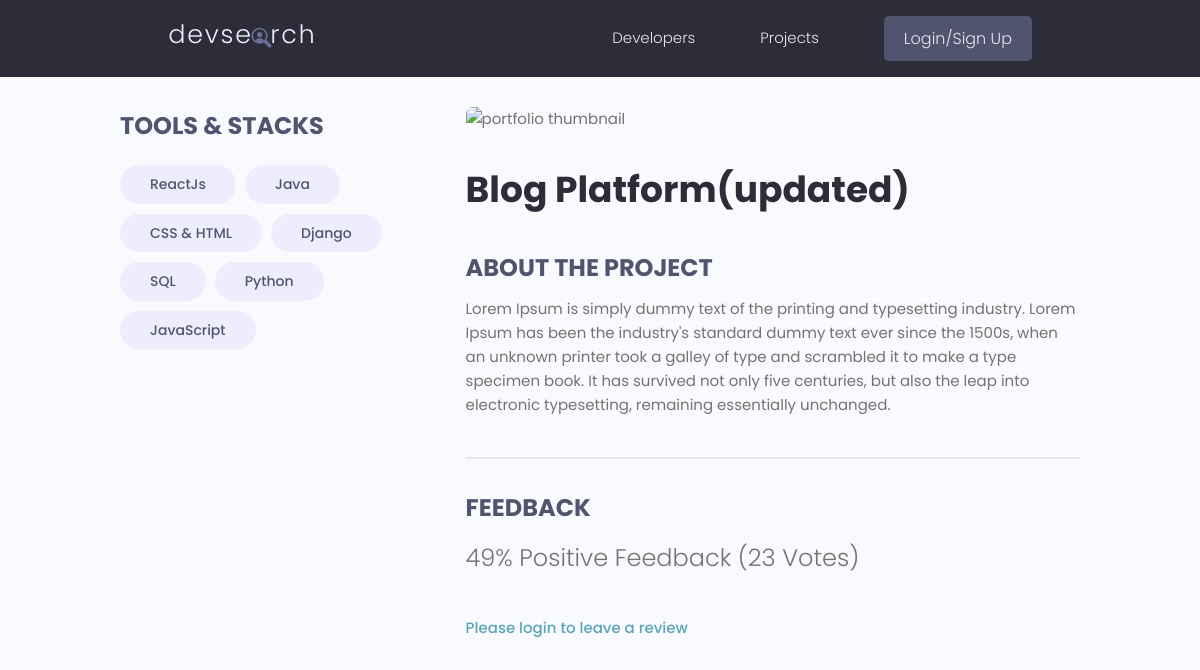
The page /projects/project/f8f37f5d-a976-46c9-b955-73e948836bac/ on the database its author committed.
### projects/models.py (models this page shows, shortened)
class Tag(models.Model):
    name = models.CharField(max_length=200)
    created = models.DateTimeField(auto_now_add=True)
    id = models.UUIDField(default=uuid.uuid4, unique=True, primary_key=True, editable=False)
    def __str__(self):
        return self.name

class Project(models.Model):
    owner = models.ForeignKey(Profile, null=True , blank=True, on_delete=models.SET_NULL)
    title = models.CharField(max_length=200)
    description = models.TextField(null=True , blank=True)
    feature_image = models.ImageField(null=True , blank=True, default='default.jpg')
    demo_link = models.CharField(max_length=2000, null=True , blank=True)
    source_link = models.CharField(max_length=2000, null=True , blank=True)
    tags =models.ManyToManyField('Tag', blank=True)
    vote_total = models.IntegerField(default=0, null=True , blank=True)
    vote_ratio = models.IntegerField(default=0, null=True , blank=True)
    created = models.DateTimeField(auto_now_add=True)
    id = models.UUIDField(default=uuid.uuid4, unique=True, primary_key=True, editable=False)

### projects/views.py (the view)
# urls.py: path('project/<uuid:pk>/', views.project, name='project'),
def project(request, pk):
    projectObj = Project.objects.get(id=pk)
    return render(request, 'projects/single-project.html', {'project':projectObj} )

### projects/templates/projects/single-project.html (shortened to what this page needs)
 {% extends "main.html" %}
{% block content %}
<main class="singleProject my-md">
    <div class="container">
        <div class="layout">
            <div class="column column--1of3">
                <h3 class="singleProject__subtitle">Tools & Stacks</h3>
                <div class="singleProject__toolStack">
                    {% for tag in project.tags.all %}
                    <span class="tag tag--pill tag--sub tag--lg">
                        <small>{{tag}}</small>
                    </span>
                    {% endfor %}
                </div>
            </div>
            <div class="column column--2of3">
                <img class="singleProject__preview" src="{{ project.featured_image.url }}" alt="portfolio thumbnail" />
                <h2 class="singleProject__title">{{project.title}}</h2>
                <h3 class="singleProject__subtitle">About the Project</h3>
                <div class="singleProject__info">
                    {{project.description}}
                </div>
                <div class="comments">
                    <h3 class="singleProject__subtitle">Feedback</h3>
                    <h5 class="project--rating">
                        {{project.vote_ratio}}% Positive Feedback ({{project.vote_total}}
                        Vote{{project.vote_total|pluralize:"s"}})
                    </h5>
                    {% if request.user.profile.id in project.reviewers %}
                    <p>You have already submitted your review for this project</p>
                    {% elif request.user.profile == project.owner %}
                    <p>You cannot review your own work</p>
                    {% else %}
                    <a href="{% url 'login' %}?next={{request.path}}">Please login to leave a review</a>
                    {% endif %}
                </div>
            </div>
        </div>
    </div>
</main>
{% endblock %}

### projects/static/styles/app.css (style rules this page uses)
:root { --color-sub: #2d2d39; }
img { width: 100%; }
.singleProject .column--1of3 { order: 2; }
@media screen and (min-width: 1081px) { .singleProject .column--1of3 { order: 1; } }
@media screen and (min-width: 1081px) { .singleProject .column--2of3 { order: 2; } }
.singleProject__toolStack { margin-top: 2rem; margin-bottom: 4rem; }
.singleProject__preview { height: 50vh; object-fit: cover; object-position: top center; margin-bottom: 3rem; border-radius: 0.7rem; }
.singleProject__title { font-size: 3.6rem; font-weight: 700; color: var(--color-sub); margin-bottom: 3rem; }
.project--rating { margin-bottom: 1.6em; margin-top: .5em; }
.singleProject__subtitle { text-transform: uppercase; font-size: 2.4rem; font-weight: 700; color: var(--color-sub-light); margin-bottom: 1rem; }
.comments { margin-top: 4rem; padding-top: 3rem; border-top: 2px solid var(--color-light); }

### projects/static/uikit/styles/modules/_variables.css (style rules this page uses)
:root { --color-main: #5aa5b9; --color-main-light: #e6faff; --color-sub: #3f4156; --color-sub-light: #51546e; --color-sub-lighter: #ededfd; --color-text: #737373; --color-gray: #8b8b8b; --color-light: #e5e7eb; --color-light-gray: #767676; --color-bg: #f8fafd; --color-white: #fffefd; --color-white-light: #f3f3f3; --color-success: #359e64; --color-success-bg: #def8e8; --color-error: #fc4b0b; --color-error-bg: #fff2ee; --font-base: 'Poppins', arial, helvetica, 'Segoe UI', roboto, ubuntu, sans-serif; --font-monospace: 'Fira Code', 'Courier New', courier, monospace; --font-regular: 300; --font-medium: 500; --font-bold: 700; --generic-shadow: 1px 1px 5px #00000010; --generic-transition: all 0.3s ease-in-out; }

### projects/static/uikit/styles/modules/_base.css (style rules this page uses)
* { margin: 0; padding: 0; box-sizing: border-box; text-rendering: optimizeLegibility; color: inherit; font-size: inherit; }
html { font-size: 50%; }
@media only screen and (min-width: 480px) { html { font-size: 56.25%; } }
@media only screen and (min-width: 1200px) { html { font-size: 62.5%; } }
body { line-height: 1.6; font-weight: 400; font-size: 1.5rem; color: var(--color-text); background-color: var(--color-bg); min-height: 100vh; }

### projects/static/uikit/styles/modules/_typography.css (style rules this page uses)
* { font-family: var(--font-base); }
h2 { font-size: 3.6rem; font-weight: var(--font-bold); }
h3 { font-size: 3.2rem; font-weight: var(--font-medium); }
h5 { font-size: 2.4rem; font-weight: var(--font-medium); }
h5, h6 { font-weight: var(--font-regular); }
p, span, strong { font-size: 1.6rem; color: var(--color-text); font-weight: var(--font-regular); }
a { padding-bottom: 2px; text-decoration: none; display: inline-block; color: var(--color-main); font-weight: var(--font-medium); }

### projects/static/uikit/styles/modules/_utilities.css (style rules this page uses)
.container { width: 92%; max-width: 165rem; margin: 0 auto; box-sizing: border-box; }
@media screen and (min-width: 1000px) { .container { width: 90%; } }
@media screen and (min-width: 1200px) { .container { width: 80%; } }
.my-md { margin: 3rem auto; }

### projects/static/uikit/styles/modules/_tag.css (style rules this page uses)
.tag { display: inline-flex; align-items: center; background-color: var(--color-sub); height: -webkit-fit-content; height: -moz-fit-content; height: fit-content; width: -webkit-fit-content; width: -moz-fit-content; width: fit-content; border-radius: 0.5rem; padding: 0.5rem 1.5rem; font-size: 1.2rem; cursor: pointer; }
.tag:not(:last-child) { margin-right: 0.25rem; margin-bottom: 0.75rem; }
.tag > small { color: var(--color-white); }
.tag--pill { border-radius: 5rem; }
.tag--sub, .tag--sub > small { background: var(--color-sub-lighter); color: var(--color-sub-light); font-weight: 500; }
.tag--lg { padding: 0.8rem 3rem; font-size: 1.4rem; }
.tag--lg:not(:last-child) { margin-right: 0.5rem; margin-bottom: 1rem; }

### projects/static/uikit/styles/modules/_layout.css (style rules this page uses)
.layout { display: flex; flex-flow: row wrap; justify-content: space-between; }
.layout > .column { margin-bottom: 3rem; }
.layout > .column.column--1of3 { flex-basis: 30%; }
.layout > .column.column--2of3 { flex-basis: 64%; }

### rows shown on the page
Tag: name "ReactJs"
Tag: name "Java"
Tag: name "CSS & HTML"
Tag: name "Django"
Tag: name "SQL"
Tag: name "Python"
Tag: name "JavaScript"
Project: title "Blog Platform(updated)", description "Lorem Ipsum is simply dummy text of the printing and typesetting industry. Lorem Ipsum has been the industry's standard dummy text ever since the 1500s, when an unknown printer took a galley of type and scrambled it to make a type specimen book. It has survived not only five centuries, but also the leap into electronic typesetting, remaining essentially unchanged.", vote_ratio "49", vote_total "23"
